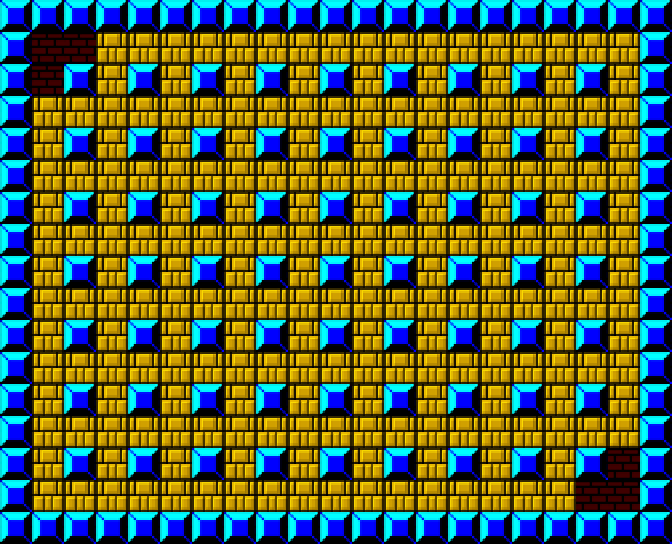

This game map was drawn from its Tiled (.tmx) file and the tilesets committed beside it. A one-line description and the full map source follow:
An orthogonal 21x17 tile map with 32x32 px tiles, 3 tile layers (Bg, Item, Obj), 1 hidden layer not drawn.

<map version="1.2" tiledversion="1.3.2" orientation="orthogonal" renderorder="right-down" compressionlevel="0" width="21" height="17" tilewidth="32" tileheight="32" infinite="0" nextlayerid="5" nextobjectid="1">
 <tileset firstgid="1" source="MapTile.tsx" />
 <layer id="1" name="Bg" width="21" height="17">
  <data encoding="csv">
3,3,3,3,3,3,3,3,3,3,3,3,3,3,3,3,3,3,3,3,3,
3,3,3,3,3,3,3,3,3,3,3,3,3,3,3,3,3,3,3,3,3,
3,3,3,3,3,3,3,3,3,3,3,3,3,3,3,3,3,3,3,3,3,
3,3,3,3,3,3,3,3,3,3,3,3,3,3,3,3,3,3,3,3,3,
3,3,3,3,3,3,3,3,3,3,3,3,3,3,3,3,3,3,3,3,3,
3,3,3,3,3,3,3,3,3,3,3,3,3,3,3,3,3,3,3,3,3,
3,3,3,3,3,3,3,3,3,3,3,3,3,3,3,3,3,3,3,3,3,
3,3,3,3,3,3,3,3,3,3,3,3,3,3,3,3,3,3,3,3,3,
3,3,3,3,3,3,3,3,3,3,3,3,3,3,3,3,3,3,3,3,3,
3,3,3,3,3,3,3,3,3,3,3,3,3,3,3,3,3,3,3,3,3,
3,3,3,3,3,3,3,3,3,3,3,3,3,3,3,3,3,3,3,3,3,
3,3,3,3,3,3,3,3,3,3,3,3,3,3,3,3,3,3,3,3,3,
3,3,3,3,3,3,3,3,3,3,3,3,3,3,3,3,3,3,3,3,3,
3,3,3,3,3,3,3,3,3,3,3,3,3,3,3,3,3,3,3,3,3,
3,3,3,3,3,3,3,3,3,3,3,3,3,3,3,3,3,3,3,3,3,
3,3,3,3,3,3,3,3,3,3,3,3,3,3,3,3,3,3,3,3,3,
3,3,3,3,3,3,3,3,3,3,3,3,3,3,3,3,3,3,3,3,3
</data>
 </layer>
 <layer id="2" name="Item" width="21" height="17">
  <data encoding="csv">
0,0,0,0,0,0,0,0,0,0,0,0,0,0,0,0,0,0,0,0,0,
0,0,0,0,0,0,0,0,0,0,0,0,0,0,0,12,0,0,0,0,0,
0,0,0,0,0,0,0,0,0,0,0,0,0,0,0,0,0,0,0,0,0,
0,0,0,10,0,0,0,0,0,0,0,0,0,0,12,0,0,0,0,0,0,
0,0,0,0,0,0,0,0,0,0,0,0,0,0,0,0,0,0,0,0,0,
0,0,0,0,0,0,0,0,0,0,0,0,0,0,0,0,0,0,0,12,0,
0,0,0,0,0,0,0,0,0,0,0,0,0,0,0,0,0,0,0,0,0,
0,10,0,0,0,0,0,0,0,0,0,0,0,0,0,0,0,9,0,0,0,
0,0,0,0,0,0,0,0,0,0,0,0,0,0,0,0,0,0,0,0,0,
0,0,0,0,0,0,0,0,0,0,0,0,0,0,0,0,0,0,0,0,0,
0,0,0,0,0,0,0,0,0,0,0,0,0,0,0,0,0,0,0,0,0,
0,0,0,10,0,0,0,0,0,0,0,0,0,0,0,0,0,9,0,0,0,
0,0,0,0,0,0,0,0,0,0,0,0,0,0,0,0,0,0,0,0,0,
0,0,0,0,0,0,0,0,0,0,0,0,0,9,0,0,0,0,0,0,0,
0,0,0,0,0,0,0,0,0,0,0,0,0,0,0,0,0,0,0,0,0,
0,0,0,12,0,0,0,0,0,0,0,0,0,0,0,0,0,0,0,0,0,
0,0,0,0,0,0,0,0,0,0,0,0,0,0,0,0,0,0,0,0,0
</data>
 </layer>
 <layer id="3" name="Obj" width="21" height="17">
  <data encoding="csv">
6,6,6,6,6,6,6,6,6,6,6,6,6,6,6,6,6,6,6,6,6,
6,0,0,8,8,8,8,8,8,8,8,8,8,8,8,8,8,8,8,8,6,
6,0,6,8,6,8,6,8,6,8,6,8,6,8,6,8,6,8,6,8,6,
6,8,8,8,8,8,8,8,8,8,8,8,8,8,8,8,8,8,8,8,6,
6,8,6,8,6,8,6,8,6,8,6,8,6,8,6,8,6,8,6,8,6,
6,8,8,8,8,8,8,8,8,8,8,8,8,8,8,8,8,8,8,8,6,
6,8,6,8,6,8,6,8,6,8,6,8,6,8,6,8,6,8,6,8,6,
6,8,8,8,8,8,8,8,8,8,8,8,8,8,8,8,8,8,8,8,6,
6,8,6,8,6,8,6,8,6,8,6,8,6,8,6,8,6,8,6,8,6,
6,8,8,8,8,8,8,8,8,8,8,8,8,8,8,8,8,8,8,8,6,
6,8,6,8,6,8,6,8,6,8,6,8,6,8,6,8,6,8,6,8,6,
6,8,8,8,8,8,8,8,8,8,8,8,8,8,8,8,8,8,8,8,6,
6,8,6,8,6,8,6,8,6,8,6,8,6,8,6,8,6,8,6,8,6,
6,8,8,8,8,8,8,8,8,8,8,8,8,8,8,8,8,8,8,8,6,
6,8,6,8,6,8,6,8,6,8,6,8,6,8,6,8,6,8,6,0,6,
6,8,8,8,8,8,8,8,8,8,8,8,8,8,8,8,8,8,0,0,6,
6,6,6,6,6,6,6,6,6,6,6,6,6,6,6,6,6,6,6,6,6
</data>
 </layer>
 <layer id="4" name="Char" width="21" height="17" visible="0">
  <data encoding="csv">
0,0,0,0,0,0,0,0,0,0,0,0,0,0,0,0,0,0,0,0,0,
0,4,0,0,0,0,0,0,0,0,0,0,0,0,0,0,0,0,0,0,0,
0,0,0,0,0,0,0,0,0,0,0,0,0,0,0,0,0,0,0,0,0,
0,0,0,0,0,0,0,0,0,0,0,0,0,0,0,0,0,0,0,0,0,
0,0,0,0,0,0,0,0,0,0,0,0,0,0,0,0,0,0,0,0,0,
0,0,0,0,0,0,0,0,0,0,0,0,0,0,0,0,0,0,0,0,0,
0,0,0,0,0,0,0,0,0,0,0,0,0,0,0,0,0,0,0,0,0,
0,0,0,0,0,0,0,0,0,0,0,0,0,0,0,0,0,0,0,0,0,
0,0,0,0,0,0,0,0,0,0,0,0,0,0,0,0,0,0,0,0,0,
0,0,0,0,0,0,0,0,0,0,0,0,0,0,0,0,0,0,0,0,0,
0,0,0,0,0,0,0,0,0,0,0,0,0,0,0,0,0,0,0,0,0,
0,0,0,0,0,0,0,0,0,0,0,0,0,0,0,0,0,0,0,0,0,
0,0,0,0,0,0,0,0,0,0,0,0,0,0,0,0,0,0,0,0,0,
0,0,0,0,0,0,0,0,0,0,0,0,0,0,0,0,0,0,0,0,0,
0,0,0,0,0,0,0,0,0,0,0,0,0,0,0,0,0,0,0,0,0,
0,0,0,0,0,0,0,0,0,0,0,0,0,0,0,0,0,0,0,4,0,
0,0,0,0,0,0,0,0,0,0,0,0,0,0,0,0,0,0,0,0,0
</data>
 </layer>
</map>